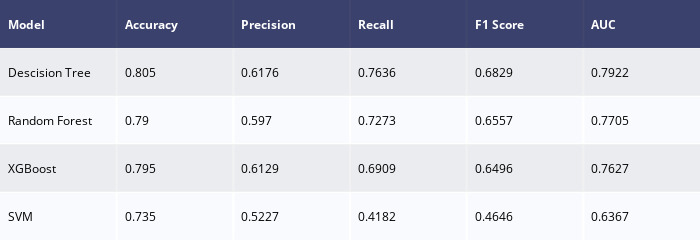

Notebook code cell kept with this figure:
### Code cell
# Create table of accuracies for data with PREPROCESSING AND BINNED VALUES
performance_preprossed_only = pd.DataFrame({
    'Model' : ['Descision Tree', 'Random Forest', 'SVM', 'XGBoost'],
    'Accuracy' : [round(DT4_acc, 4), round(RF4_acc, 4), round(SVM4_acc, 4), round(XGB4_acc, 4)],
    'Precision' : [round(DT4_precision, 4), round(RF4_precision, 4), round(SVM4_precision, 4), round(XGB4_precision, 4)],
    'Recall' : [round(DT4_recall, 4), round(RF4_recall, 4), round(SVM4_recall, 4), round(XGB4_recall, 4)],
    'F1 Score' : [round(DT4_f1score, 4), round(RF4_f1score, 4), round(SVM4_f1score, 4), round(XGB4_f1score, 4)],
    'AUC' : [round(DT4_auc, 4), round(RF4_auc, 4), round(SVM4_auc, 4), round(XGB4_auc, 4)]
})
performance_preprossed_only_df = performance_preprossed_only.sort_values(by='Recall', ascending=False)
# Model_comparison_df = Model_comparison_df.set_index('Accuracy Score (%)')
# Model_comparison_df.reset_index()

#create table of results
fig =  ff.create_table(performance_preprossed_only_df)
fig.update_layout(
    autosize=False,
    width=700,
    height=200,
)
fig.show()

### Figure 1 — Plotly figure (JSON) as saved in the notebook; plotly's stock layout.template omitted (floating-point values rounded to 4 significant figures)
{"data": [{"colorscale": [[0, "#00083e"], [0.5, "#ededee"], [1, "#ffffff"]], "hoverinfo": "none", "opacity": 0.75, "showscale": false, "type": "heatmap", "z": [[0, 0, 0, 0, 0, 0], [0.5, 0.5, 0.5, 0.5, 0.5, 0.5], [1, 1, 1, 1, 1, 1], [0.5, 0.5, 0.5, 0.5, 0.5, 0.5], [1, 1, 1, 1, 1, 1]]}], "layout": {"annotations": [{"align": "left", "font": {"color": "#ffffff"}, "showarrow": false, "text": "<b>Model</b>", "x": -0.45, "xanchor": "left", "xref": "x", "y": 0, "yref": "y"}, {"align": "left", "font": {"color": "#ffffff"}, "showarrow": false, "text": "<b>Accuracy</b>", "x": 0.55, "xanchor": "left", "xref": "x", "y": 0, "yref": "y"}, {"align": "left", "font": {"color": "#ffffff"}, "showarrow": false, "text": "<b>Precision</b>", "x": 1.55, "xanchor": "left", "xref": "x", "y": 0, "yref": "y"}, {"align": "left", "font": {"color": "#ffffff"}, "showarrow": false, "text": "<b>Recall</b>", "x": 2.55, "xanchor": "left", "xref": "x", "y": 0, "yref": "y"}, {"align": "left", "font": {"color": "#ffffff"}, "showarrow": false, "text": "<b>F1 Score</b>", "x": 3.55, "xanchor": "left", "xref": "x", "y": 0, "yref": "y"}, {"align": "left", "font": {"color": "#ffffff"}, "showarrow": false, "text": "<b>AUC</b>", "x": 4.55, "xanchor": "left", "xref": "x", "y": 0, "yref": "y"}, {"align": "left", "font": {"color": "#000000"}, "showarrow": false, "text": "Descision Tree", "x": -0.45, "xanchor": "left", "xref": "x", "y": 1, "yref": "y"}, {"align": "left", "font": {"color": "#000000"}, "showarrow": false, "text": "0.805", "x": 0.55, "xanchor": "left", "xref": "x", "y": 1, "yref": "y"}, {"align": "left", "font": {"color": "#000000"}, "showarrow": false, "text": "0.6176", "x": 1.55, "xanchor": "left", "xref": "x", "y": 1, "yref": "y"}, {"align": "left", "font": {"color": "#000000"}, "showarrow": false, "text": "0.7636", "x": 2.55, "xanchor": "left", "xref": "x", "y": 1, "yref": "y"}, {"align": "left", "font": {"color": "#000000"}, "showarrow": false, "text": "0.6829", "x": 3.55, "xanchor": "left", "xref": "x", "y": 1, "yref": "y"}, {"align": "left", "font": {"color": "#000000"}, "showarrow": false, "text": "0.7922", "x": 4.55, "xanchor": "left", "xref": "x", "y": 1, "yref": "y"}, {"align": "left", "font": {"color": "#000000"}, "showarrow": false, "text": "Random Forest", "x": -0.45, "xanchor": "left", "xref": "x", "y": 2, "yref": "y"}, {"align": "left", "font": {"color": "#000000"}, "showarrow": false, "text": "0.79", "x": 0.55, "xanchor": "left", "xref": "x", "y": 2, "yref": "y"}, {"align": "left", "font": {"color": "#000000"}, "showarrow": false, "text": "0.597", "x": 1.55, "xanchor": "left", "xref": "x", "y": 2, "yref": "y"}, {"align": "left", "font": {"color": "#000000"}, "showarrow": false, "text": "0.7273", "x": 2.55, "xanchor": "left", "xref": "x", "y": 2, "yref": "y"}, {"align": "left", "font": {"color": "#000000"}, "showarrow": false, "text": "0.6557", "x": 3.55, "xanchor": "left", "xref": "x", "y": 2, "yref": "y"}, {"align": "left", "font": {"color": "#000000"}, "showarrow": false, "text": "0.7705", "x": 4.55, "xanchor": "left", "xref": "x", "y": 2, "yref": "y"}, {"align": "left", "font": {"color": "#000000"}, "showarrow": false, "text": "XGBoost", "x": -0.45, "xanchor": "left", "xref": "x", "y": 3, "yref": "y"}, {"align": "left", "font": {"color": "#000000"}, "showarrow": false, "text": "0.795", "x": 0.55, "xanchor": "left", "xref": "x", "y": 3, "yref": "y"}, {"align": "left", "font": {"color": "#000000"}, "showarrow": false, "text": "0.6129", "x": 1.55, "xanchor": "left", "xref": "x", "y": 3, "yref": "y"}, {"align": "left", "font": {"color": "#000000"}, "showarrow": false, "text": "0.6909", "x": 2.55, "xanchor": "left", "xref": "x", "y": 3, "yref": "y"}, {"align": "left", "font": {"color": "#000000"}, "showarrow": false, "text": "0.6496", "x": 3.55, "xanchor": "left", "xref": "x", "y": 3, "yref": "y"}, {"align": "left", "font": {"color": "#000000"}, "showarrow": false, "text": "0.7627", "x": 4.55, "xanchor": "left", "xref": "x", "y": 3, "yref": "y"}, {"align": "left", "font": {"color": "#000000"}, "showarrow": false, "text": "SVM", "x": -0.45, "xanchor": "left", "xref": "x", "y": 4, "yref": "y"}, {"align": "left", "font": {"color": "#000000"}, "showarrow": false, "text": "0.735", "x": 0.55, "xanchor": "left", "xref": "x", "y": 4, "yref": "y"}, {"align": "left", "font": {"color": "#000000"}, "showarrow": false, "text": "0.5227", "x": 1.55, "xanchor": "left", "xref": "x", "y": 4, "yref": "y"}, {"align": "left", "font": {"color": "#000000"}, "showarrow": false, "text": "0.4182", "x": 2.55, "xanchor": "left", "xref": "x", "y": 4, "yref": "y"}, {"align": "left", "font": {"color": "#000000"}, "showarrow": false, "text": "0.4646", "x": 3.55, "xanchor": "left", "xref": "x", "y": 4, "yref": "y"}, {"align": "left", "font": {"color": "#000000"}, "showarrow": false, "text": "0.6367", "x": 4.55, "xanchor": "left", "xref": "x", "y": 4, "yref": "y"}], "autosize": false, "height": 200, "margin": {"b": 0, "l": 0, "r": 0, "t": 0}, "width": 700, "xaxis": {"dtick": 1, "gridwidth": 2, "showticklabels": false, "tick0": -0.5, "ticks": "", "zeroline": false}, "yaxis": {"autorange": "reversed", "dtick": 1, "gridwidth": 2, "showticklabels": false, "tick0": 0.5, "ticks": "", "zeroline": false}}}
